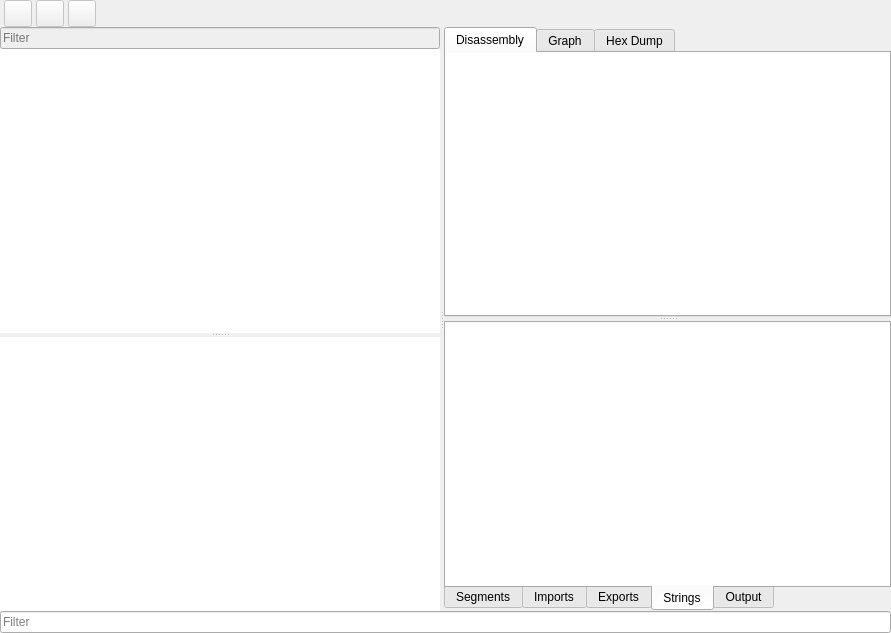
<?xml version="1.0" encoding="UTF-8"?>
<ui version="4.0">
 <class>DisassemblerView</class>
 <widget class="QWidget" name="DisassemblerView">
  <property name="geometry">
   <rect>
    <x>0</x>
    <y>0</y>
    <width>891</width>
    <height>633</height>
   </rect>
  </property>
  <property name="windowTitle">
   <string>Form</string>
  </property>
  <layout class="QVBoxLayout" name="verticalLayout_4" stretch="0,1,0">
   <property name="spacing">
    <number>0</number>
   </property>
   <property name="leftMargin">
    <number>0</number>
   </property>
   <property name="topMargin">
    <number>0</number>
   </property>
   <property name="rightMargin">
    <number>0</number>
   </property>
   <property name="bottomMargin">
    <number>0</number>
   </property>
   <item>
    <layout class="QHBoxLayout" name="horizontalLayout">
     <property name="spacing">
      <number>4</number>
     </property>
     <property name="leftMargin">
      <number>4</number>
     </property>
     <property name="topMargin">
      <number>0</number>
     </property>
     <property name="rightMargin">
      <number>0</number>
     </property>
     <property name="bottomMargin">
      <number>0</number>
     </property>
     <item>
      <widget class="QToolButton" name="tbBack">
       <property name="enabled">
        <bool>false</bool>
       </property>
       <property name="text">
        <string/>
       </property>
       <property name="icon">
        <iconset resource="../../resources.qrc">
         <normaloff>:/res/back.png</normaloff>:/res/back.png</iconset>
       </property>
       <property name="iconSize">
        <size>
         <width>20</width>
         <height>20</height>
        </size>
       </property>
      </widget>
     </item>
     <item>
      <widget class="QToolButton" name="tbForward">
       <property name="enabled">
        <bool>false</bool>
       </property>
       <property name="text">
        <string/>
       </property>
       <property name="icon">
        <iconset resource="../../resources.qrc">
         <normaloff>:/res/forward.png</normaloff>:/res/forward.png</iconset>
       </property>
       <property name="iconSize">
        <size>
         <width>20</width>
         <height>20</height>
        </size>
       </property>
      </widget>
     </item>
     <item>
      <widget class="QToolButton" name="tbGoto">
       <property name="enabled">
        <bool>false</bool>
       </property>
       <property name="text">
        <string/>
       </property>
       <property name="icon">
        <iconset resource="../../resources.qrc">
         <normaloff>:/res/goto.png</normaloff>:/res/goto.png</iconset>
       </property>
       <property name="iconSize">
        <size>
         <width>20</width>
         <height>20</height>
        </size>
       </property>
      </widget>
     </item>
     <item>
      <widget class="ListingMap" name="disassemblerMap" native="true"/>
     </item>
    </layout>
   </item>
   <item>
    <widget class="QSplitter" name="hSplitter">
     <property name="orientation">
      <enum>Qt::Horizontal</enum>
     </property>
     <widget class="QSplitter" name="vSplitter2">
      <property name="orientation">
       <enum>Qt::Vertical</enum>
      </property>
      <widget class="QWidget" name="layoutWidget">
       <layout class="QVBoxLayout" name="verticalLayout">
        <property name="spacing">
         <number>0</number>
        </property>
        <item>
         <widget class="QLineEdit" name="leFunctionFilter">
          <property name="enabled">
           <bool>false</bool>
          </property>
          <property name="placeholderText">
           <string>Filter</string>
          </property>
         </widget>
        </item>
        <item>
         <widget class="QTreeView" name="tvFunctions">
          <property name="frameShape">
           <enum>QFrame::NoFrame</enum>
          </property>
          <property name="frameShadow">
           <enum>QFrame::Plain</enum>
          </property>
          <property name="lineWidth">
           <number>0</number>
          </property>
          <property name="editTriggers">
           <set>QAbstractItemView::NoEditTriggers</set>
          </property>
          <property name="selectionBehavior">
           <enum>QAbstractItemView::SelectRows</enum>
          </property>
          <property name="rootIsDecorated">
           <bool>false</bool>
          </property>
          <property name="uniformRowHeights">
           <bool>true</bool>
          </property>
          <property name="itemsExpandable">
           <bool>false</bool>
          </property>
          <property name="expandsOnDoubleClick">
           <bool>false</bool>
          </property>
          <attribute name="headerStretchLastSection">
           <bool>false</bool>
          </attribute>
         </widget>
        </item>
       </layout>
      </widget>
      <widget class="QTreeView" name="tvReferences">
       <property name="frameShape">
        <enum>QFrame::NoFrame</enum>
       </property>
       <property name="frameShadow">
        <enum>QFrame::Plain</enum>
       </property>
       <property name="lineWidth">
        <number>0</number>
       </property>
       <property name="editTriggers">
        <set>QAbstractItemView::NoEditTriggers</set>
       </property>
       <property name="selectionBehavior">
        <enum>QAbstractItemView::SelectRows</enum>
       </property>
       <property name="rootIsDecorated">
        <bool>false</bool>
       </property>
       <property name="uniformRowHeights">
        <bool>true</bool>
       </property>
       <property name="itemsExpandable">
        <bool>false</bool>
       </property>
       <property name="expandsOnDoubleClick">
        <bool>false</bool>
       </property>
       <attribute name="headerStretchLastSection">
        <bool>false</bool>
       </attribute>
      </widget>
     </widget>
     <widget class="QSplitter" name="vSplitter">
      <property name="orientation">
       <enum>Qt::Vertical</enum>
      </property>
      <widget class="QTabWidget" name="topTabs">
       <property name="currentIndex">
        <number>0</number>
       </property>
       <widget class="QWidget" name="tabDisassembly">
        <attribute name="title">
         <string>Disassembly</string>
        </attribute>
        <layout class="QVBoxLayout" name="verticalLayout_9">
         <property name="spacing">
          <number>0</number>
         </property>
         <property name="leftMargin">
          <number>0</number>
         </property>
         <property name="topMargin">
          <number>0</number>
         </property>
         <property name="rightMargin">
          <number>0</number>
         </property>
         <property name="bottomMargin">
          <number>0</number>
         </property>
         <item>
          <widget class="DisassemblerTextView" name="disassemblerTextView">
           <property name="frameShape">
            <enum>QFrame::NoFrame</enum>
           </property>
          </widget>
         </item>
        </layout>
       </widget>
       <widget class="DisassemblerGraphView" name="disassemblerGraphView">
        <attribute name="title">
         <string>Graph</string>
        </attribute>
        <layout class="QVBoxLayout" name="verticalLayout_2"/>
       </widget>
       <widget class="QHexEdit" name="hexEdit">
        <attribute name="title">
         <string>Hex Dump</string>
        </attribute>
       </widget>
      </widget>
      <widget class="QTabWidget" name="bottomTabs">
       <property name="tabPosition">
        <enum>QTabWidget::South</enum>
       </property>
       <property name="currentIndex">
        <number>3</number>
       </property>
       <widget class="QWidget" name="tabSegments">
        <attribute name="title">
         <string>Segments</string>
        </attribute>
        <layout class="QVBoxLayout" name="verticalLayout_3">
         <property name="spacing">
          <number>0</number>
         </property>
         <property name="leftMargin">
          <number>0</number>
         </property>
         <property name="topMargin">
          <number>0</number>
         </property>
         <property name="rightMargin">
          <number>0</number>
         </property>
         <property name="bottomMargin">
          <number>0</number>
         </property>
         <item>
          <widget class="QTableView" name="tvSegments">
           <property name="frameShape">
            <enum>QFrame::NoFrame</enum>
           </property>
           <property name="frameShadow">
            <enum>QFrame::Plain</enum>
           </property>
           <property name="lineWidth">
            <number>0</number>
           </property>
           <property name="editTriggers">
            <set>QAbstractItemView::NoEditTriggers</set>
           </property>
           <property name="selectionBehavior">
            <enum>QAbstractItemView::SelectRows</enum>
           </property>
           <attribute name="horizontalHeaderStretchLastSection">
            <bool>false</bool>
           </attribute>
           <attribute name="verticalHeaderVisible">
            <bool>false</bool>
           </attribute>
          </widget>
         </item>
        </layout>
       </widget>
       <widget class="QWidget" name="tabImports">
        <attribute name="title">
         <string>Imports</string>
        </attribute>
        <layout class="QVBoxLayout" name="verticalLayout_7">
         <property name="spacing">
          <number>0</number>
         </property>
         <property name="leftMargin">
          <number>0</number>
         </property>
         <property name="topMargin">
          <number>0</number>
         </property>
         <property name="rightMargin">
          <number>0</number>
         </property>
         <property name="bottomMargin">
          <number>0</number>
         </property>
         <item>
          <widget class="QTableView" name="tvImports">
           <property name="frameShape">
            <enum>QFrame::NoFrame</enum>
           </property>
           <property name="frameShadow">
            <enum>QFrame::Plain</enum>
           </property>
           <property name="lineWidth">
            <number>0</number>
           </property>
           <property name="editTriggers">
            <set>QAbstractItemView::NoEditTriggers</set>
           </property>
           <property name="selectionBehavior">
            <enum>QAbstractItemView::SelectRows</enum>
           </property>
           <attribute name="horizontalHeaderStretchLastSection">
            <bool>false</bool>
           </attribute>
           <attribute name="verticalHeaderVisible">
            <bool>false</bool>
           </attribute>
          </widget>
         </item>
        </layout>
       </widget>
       <widget class="QWidget" name="tabExports">
        <attribute name="title">
         <string>Exports</string>
        </attribute>
        <layout class="QVBoxLayout" name="verticalLayout_8">
         <property name="spacing">
          <number>0</number>
         </property>
         <property name="leftMargin">
          <number>0</number>
         </property>
         <property name="topMargin">
          <number>0</number>
         </property>
         <property name="rightMargin">
          <number>0</number>
         </property>
         <property name="bottomMargin">
          <number>0</number>
         </property>
         <item>
          <widget class="QTableView" name="tvExports">
           <property name="frameShape">
            <enum>QFrame::NoFrame</enum>
           </property>
           <property name="frameShadow">
            <enum>QFrame::Plain</enum>
           </property>
           <property name="lineWidth">
            <number>0</number>
           </property>
           <property name="editTriggers">
            <set>QAbstractItemView::NoEditTriggers</set>
           </property>
           <property name="selectionBehavior">
            <enum>QAbstractItemView::SelectRows</enum>
           </property>
           <attribute name="horizontalHeaderStretchLastSection">
            <bool>false</bool>
           </attribute>
           <attribute name="verticalHeaderVisible">
            <bool>false</bool>
           </attribute>
          </widget>
         </item>
        </layout>
       </widget>
       <widget class="QWidget" name="tabStrings">
        <attribute name="title">
         <string>Strings</string>
        </attribute>
        <layout class="QVBoxLayout" name="verticalLayout_5">
         <property name="spacing">
          <number>0</number>
         </property>
         <property name="leftMargin">
          <number>0</number>
         </property>
         <property name="topMargin">
          <number>0</number>
         </property>
         <property name="rightMargin">
          <number>0</number>
         </property>
         <property name="bottomMargin">
          <number>0</number>
         </property>
         <item>
          <widget class="QTableView" name="tvStrings">
           <property name="frameShape">
            <enum>QFrame::NoFrame</enum>
           </property>
           <property name="frameShadow">
            <enum>QFrame::Plain</enum>
           </property>
           <property name="lineWidth">
            <number>0</number>
           </property>
           <property name="editTriggers">
            <set>QAbstractItemView::NoEditTriggers</set>
           </property>
           <property name="selectionBehavior">
            <enum>QAbstractItemView::SelectRows</enum>
           </property>
           <attribute name="horizontalHeaderStretchLastSection">
            <bool>false</bool>
           </attribute>
           <attribute name="verticalHeaderVisible">
            <bool>false</bool>
           </attribute>
          </widget>
         </item>
        </layout>
       </widget>
       <widget class="QWidget" name="tabOutput">
        <attribute name="title">
         <string>Output</string>
        </attribute>
        <layout class="QVBoxLayout" name="verticalLayout_6">
         <property name="spacing">
          <number>0</number>
         </property>
         <property name="leftMargin">
          <number>0</number>
         </property>
         <property name="topMargin">
          <number>0</number>
         </property>
         <property name="rightMargin">
          <number>0</number>
         </property>
         <property name="bottomMargin">
          <number>0</number>
         </property>
         <item>
          <widget class="QPlainTextEdit" name="pteOutput">
           <property name="frameShape">
            <enum>QFrame::NoFrame</enum>
           </property>
           <property name="frameShadow">
            <enum>QFrame::Plain</enum>
           </property>
           <property name="lineWidth">
            <number>0</number>
           </property>
           <property name="undoRedoEnabled">
            <bool>false</bool>
           </property>
           <property name="lineWrapMode">
            <enum>QPlainTextEdit::NoWrap</enum>
           </property>
           <property name="readOnly">
            <bool>true</bool>
           </property>
           <property name="textInteractionFlags">
            <set>Qt::TextSelectableByKeyboard|Qt::TextSelectableByMouse</set>
           </property>
          </widget>
         </item>
        </layout>
       </widget>
      </widget>
     </widget>
    </widget>
   </item>
   <item>
    <widget class="QLineEdit" name="leFilter">
     <property name="placeholderText">
      <string>Filter</string>
     </property>
    </widget>
   </item>
  </layout>
 </widget>
 <customwidgets>
  <customwidget>
   <class>DisassemblerTextView</class>
   <extends>QTextEdit</extends>
   <header>widgets/disassemblertextview/disassemblertextview.h</header>
  </customwidget>
  <customwidget>
   <class>ListingMap</class>
   <extends>QWidget</extends>
   <header>widgets/listingmap.h</header>
   <container>1</container>
  </customwidget>
  <customwidget>
   <class>QHexEdit</class>
   <extends>QWidget</extends>
   <header location="global">qhexedit.h</header>
   <container>1</container>
  </customwidget>
  <customwidget>
   <class>DisassemblerGraphView</class>
   <extends>QWidget</extends>
   <header>widgets/disassemblergraphview/disassemblergraphview.h</header>
   <container>1</container>
  </customwidget>
 </customwidgets>
 <resources>
  <include location="../../resources.qrc"/>
 </resources>
 <connections/>
</ui>
